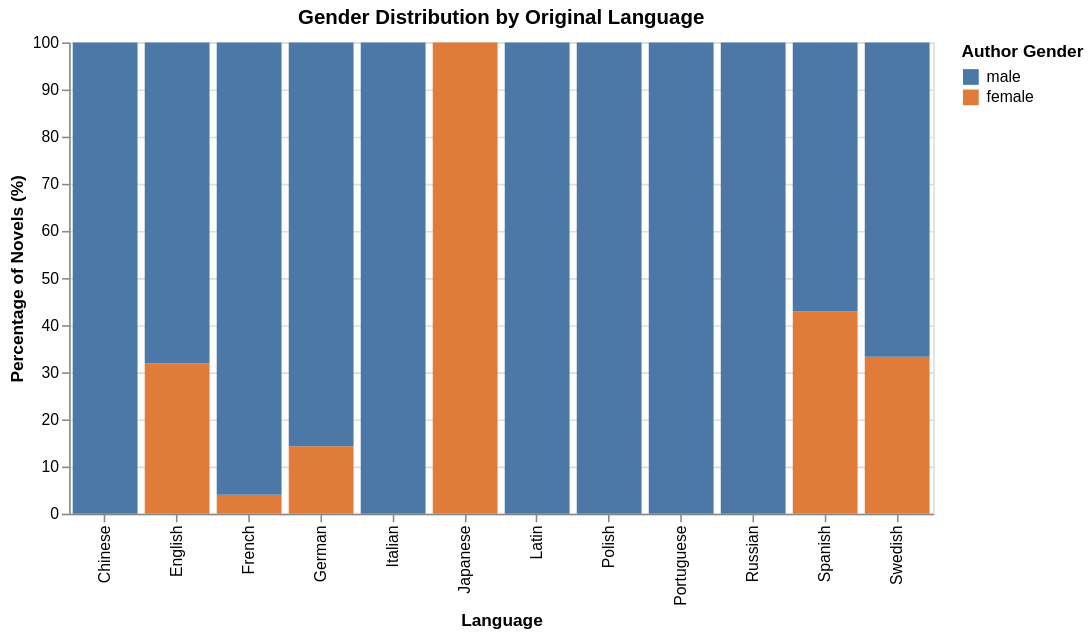

Source (notebook cell):
### Code cell
# Gender breakdown by language
gender_lang = top_novels_df.groupby(['orig_lang', 'author_gender']).size().reset_index(name='count')

# Calculate percentage within each language group
gender_lang['total'] = gender_lang.groupby('orig_lang')['count'].transform('sum')
gender_lang['percentage'] = (gender_lang['count'] / gender_lang['total'] * 100).round(1)

chart_gender_lang = alt.Chart(gender_lang).mark_bar().encode(
    x=alt.X('orig_lang:N', title='Language'),
    y=alt.Y('percentage:Q', title='Percentage of Novels (%)'),
    color=alt.Color('author_gender:N', scale=alt.Scale(
        domain=['male', 'female'],
        range=['#4c78a8', '#e07b39']
    ), legend=alt.Legend(title='Author Gender')),
    tooltip=['orig_lang:N', 'author_gender:N', 'count:Q', 'percentage:Q']
).properties(
    title='Gender Distribution by Original Language',
    width=550,
    height=300
)

chart_gender_lang

### Figure 1 — Vega-Lite specification as saved in the notebook (floating-point values rounded to 4 significant figures)
{"config": {"view": {"continuousWidth": 300, "continuousHeight": 300}}, "data": {"name": "data-923fd7dc93760f8c877395ef63e1b0cf"}, "mark": {"type": "bar"}, "encoding": {"color": {"field": "author_gender", "legend": {"title": "Author Gender"}, "scale": {"domain": ["male", "female"], "range": ["#4c78a8", "#e07b39"]}, "type": "nominal"}, "tooltip": [{"field": "orig_lang", "type": "nominal"}, {"field": "author_gender", "type": "nominal"}, {"field": "count", "type": "quantitative"}, {"field": "percentage", "type": "quantitative"}], "x": {"field": "orig_lang", "title": "Language", "type": "nominal"}, "y": {"field": "percentage", "title": "Percentage of Novels (%)", "type": "quantitative"}}, "height": 300, "title": "Gender Distribution by Original Language", "width": 550, "$schema": "https://vega.github.io/schema/vega-lite/v6.1.0.json", "datasets": {"data-923fd7dc93760f8c877395ef63e1b0cf": [{"orig_lang": "Chinese", "author_gender": "male", "count": 1, "total": 1, "percentage": 100.0}, {"orig_lang": "English", "author_gender": "female", "count": 137, "total": 430, "percentage": 31.9}, {"orig_lang": "English", "author_gender": "male", "count": 293, "total": 430, "percentage": 68.1}, {"orig_lang": "French", "author_gender": "female", "count": 1, "total": 25, "percentage": 4.0}, {"orig_lang": "French", "author_gender": "male", "count": 24, "total": 25, "percentage": 96.0}, {"orig_lang": "German", "author_gender": "female", "count": 2, "total": 14, "percentage": 14.3}, {"orig_lang": "German", "author_gender": "male", "count": 12, "total": 14, "percentage": 85.7}, {"orig_lang": "Italian", "author_gender": "male", "count": 5, "total": 5, "percentage": 100.0}, {"orig_lang": "Japanese", "author_gender": "female", "count": 1, "total": 1, "percentage": 100.0}, {"orig_lang": "Latin", "author_gender": "male", "count": 1, "total": 1, "percentage": 100.0}, {"orig_lang": "Polish", "author_gender": "male", "count": 1, "total": 1, "percentage": 100.0}, {"orig_lang": "Portuguese", "author_gender": "male", "count": 1, "total": 1, "percentage": 100.0}, {"orig_lang": "Russian", "author_gender": "male", "count": 11, "total": 11, "percentage": 100.0}, {"orig_lang": "Spanish", "author_gender": "female", "count": 3, "total": 7, "percentage": 42.9}, {"orig_lang": "Spanish", "author_gender": "male", "count": 4, "total": 7, "percentage": 57.1}, {"orig_lang": "Swedish", "author_gender": "female", "count": 1, "total": 3, "percentage": 33.3}, {"orig_lang": "Swedish", "author_gender": "male", "count": 2, "total": 3, "percentage": 66.7}]}}
